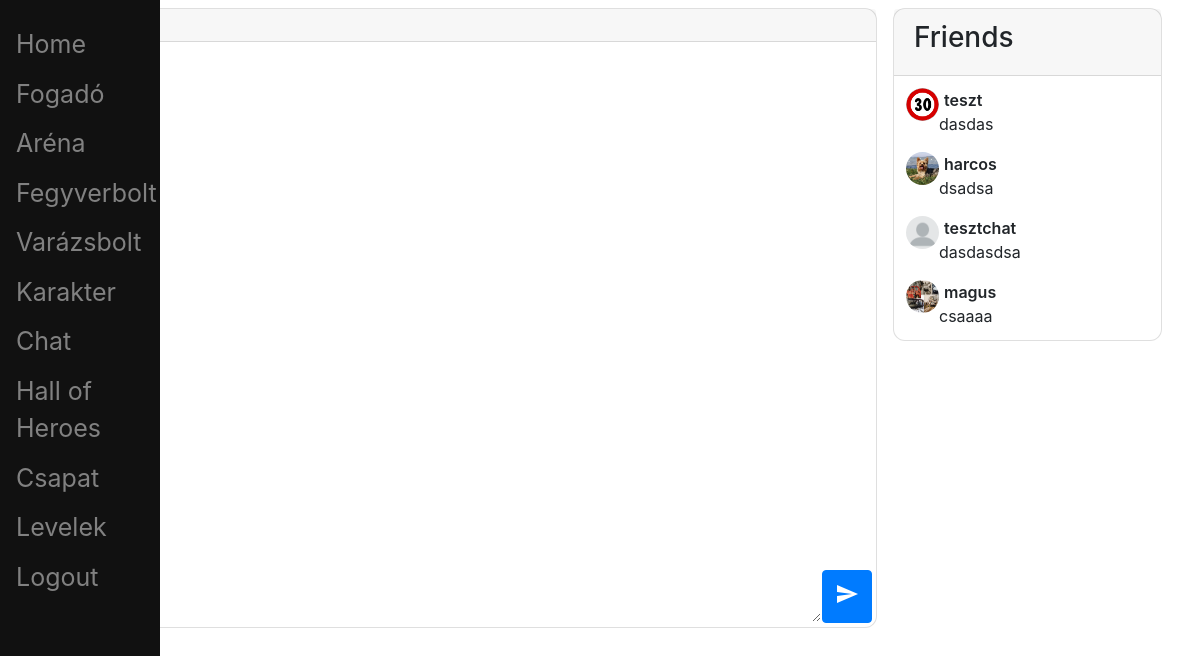
/messages/ (signed in), run on the app's committed database.
### private_chat/models.py (models this page shows)
class PrivateChatRoomMessage(models.Model):
	user 			= models.ForeignKey(settings.AUTH_USER_MODEL, on_delete=models.CASCADE)
	room 			= models.ForeignKey(PrivateChatRoom, on_delete=models.CASCADE)
	sending_time	= models.DateTimeField(auto_now_add=True)
	content 		= models.TextField(unique=False, blank=False)
	objects = PrivateChatRoomMessageManager()
	def __str__(self):
		return self.content
	def get_sending_time(self):
		return self.sending_time

### account/models.py (models this page shows, shortened)
class Account(AbstractBaseUser):
	username		= models.CharField(verbose_name = 'username', max_length = 20, unique = True)
	email 			= models.EmailField(verbose_name = 'email', max_length = 128, unique = True)
	date_joined		= models.DateTimeField(verbose_name = 'date joined', auto_now_add = True)
	last_login		= models.DateTimeField(verbose_name = 'last login', auto_now = True)
	is_admin		= models.BooleanField(default=False)
	is_superuser	= models.BooleanField(default=False)
	is_staff		= models.BooleanField(default=False)
	is_active		= models.BooleanField(default=True) # - lehet false pl email-es aktivalas
	profile_image	= models.ImageField(null=True, blank=True, upload_to=profile_image_path)
	objects = CustomAccountManager()
	USERNAME_FIELD 	= 'username'
	REQUIRED_FIELDS	= ['email']

### private_chat/views.py (the view, shortened to what this page needs)
# urls.py: path('', private_chat_page_view, name='private_chat_room'),
@login_required(login_url='login')
def private_chat_page_view(request, *args, **kwargs):
	print(request.GET.get('room_id'))
	user = request.user
	room_id = request.GET.get('room_id')
	context = {}
	print('TULJOTTEM')
	rooms_parameter_user1 = PrivateChatRoom.objects.filter(user1=user)
	rooms_parameter_user2 = PrivateChatRoom.objects.filter(user2=user)
	rooms = list(chain(rooms_parameter_user1, rooms_parameter_user2)) # mergeli és eltávolítja a duplikált elemeket
	messages_and_users = []
	users = []
	for room in rooms:
		if room.user1 == user:
			other_user = room.user2
		else:
			other_user = room.user1
		try:
			profile_image = other_user.profile_image.url
		except Exception as e:
			profile_image = STATIC_IMAGE_PATH_IF_DEFAULT_PIC_SET
		try:
			recent_message = PrivateChatRoomMessage.objects.filter(room=room).order_by('-sending_time')[0]
		except:
			recent_message = (f'{room.user1} létrehozta a szobát')
		"""
		strhez a sending timeot is hozza kell adni
		print('heh')
		recent_message_list = str(recent_message).split()
		recent_message = recent_message_list[0] # csak a message
		date_string = recent_message_list[1] + " " + recent_message_list[2] # a dátum
		print(date_string)
		print('heh vege')
		#print(PrivateChatRoomMessage.objects.filter(room=room).order_by('-sending_time')[0])
		"""
		try:
			recent_message_sending_time = PrivateChatRoomMessage.objects.filter(room=room).order_by('-sending_time')[0].get_sending_time() # megkaptuk a legutolso uzenet kuldesi datumat
		except:
			recent_message_sending_time = DEFAULT_SENDING_TIME
		messages_and_users.append({
				'message': recent_message,
				'recent_message_sending_time': recent_message_sending_time,
				'other_user': other_user,
				'profile_image': profile_image,
			})
	messages_and_users = sorted(messages_and_users, key=lambda x: x['recent_message_sending_time'], reverse=True)
	context['debug_mode'] = settings.DEBUG
	context['messages_and_users'] = messages_and_users
	return render(request, 'private_chat/room.html', context)

### private_chat/templates/private_chat/room.html (shortened to what this page needs)
{% extends 'base.html' %}
{% load static %}
{% block content %}
<div class="container">
	<div class="row">
		<div class="col-sm-9 m-0 p-2">
			<div class="card" id="id_chatroom_card">
				<div class="d-flex flex-row align-items-center card-header" id="id_room_title">
				<a class="d-flex flex-row" id="id_user_info_container">
				</a>
				</div>
				<div class="card-body p-1">
					<div class="d-flex flex-column" id="id_chat_log_container">
						<div class="d-flex chat-log" id="chat_messages_id">
						</div>
						<span class="{% if not debug_mode %}d-none{% endif %} page-number" id="id_page_number">1</span>
						<div class="d-flex flex-row chat-message-input-container">
							<textarea class="flex-grow-1 chat-message-input" id="send-message-textarea_id"></textarea>
							<button class="btn btn-primary chat-message-submit-button">
								<span id="send-message-submit_id" class="material-icons">send
								</span>
							</button>
						</div>
					</div>
				</div>
			</div>
		</div>
		<div class="col-sm-3 m-0 p-2" id="recent-chat-with-users">
			<div class="card">
				<div class="d-flex flex-row align-items-center card-header">
					<h3 >Friends</h3>
				</div>
				<div class="card-body p-1">
					<div class="d-flex flex-column friends-list-container " id="refresh-me">
						{% for message_and_user in messages_and_users %}
						<div class="d-flex flex-row p-2 friend-container flex-grow-1" onclick="selectUserChatRoom('{{message_and_user.other_user.id}}')" id="id_friend_container_{{message_and_user.other_user.id}}">
							<img class="profile-image rounded-circle img-fluid" id="id_friend_img_{{message_and_user.other_user.id}}" src="{{message_and_user.profile_image}}" >
							<div class="d-flex flex-column">
								<span class="username-span">{{message_and_user.other_user.username}}</span>
								<span>{{message_and_user.message|truncatechars:30}}</span>
							</div>
						</div>
						{% endfor %}
					</div>
				</div>
			</div>
		</div>
	</div>
</div>
{% endblock content %}

### private_chat/templates/private_chat/room.html (style rules this page uses)
.chat-log { height: 500px; overflow-x: hidden; overflow-y: auto; padding: 10px; background-color: #fff; font-size: 0.9em; flex-direction: column-reverse; }
.chat-message-input-container { outline: none; box-shadow: none; }
.chat-message-input { outline: none; border: 1px solid #fff; border-top: 2px solid var(--main-background-color); }
.username-span { font-weight: 600; margin-top: 0px; margin-bottom: auto; margin-left: 5px; margin-right: 5px; }
.profile-image { width: 33px; height: 33px; margin-top: 0px; margin-bottom: auto; }
.card { border-radius: 12px; }
.friends-list-container { max-height: 500px; overflow-y: scroll; }

### data on the page
PrivateChatRoomMessage: shows a picture, other_user.username "teszt", message "dasdas"
PrivateChatRoomMessage: shows a picture, other_user.username "harcos", message "dsadsa"
PrivateChatRoomMessage: shows a picture, other_user.username "tesztchat", message "dasdasdsa"
PrivateChatRoomMessage: shows a picture, other_user.username "magus", message "csaaaa"
